Frame 1 (no input): blank canvas, image omitted
Frame 60 (the mouse pressed at the canvas centre just before this capture): blank canvas, image omitted
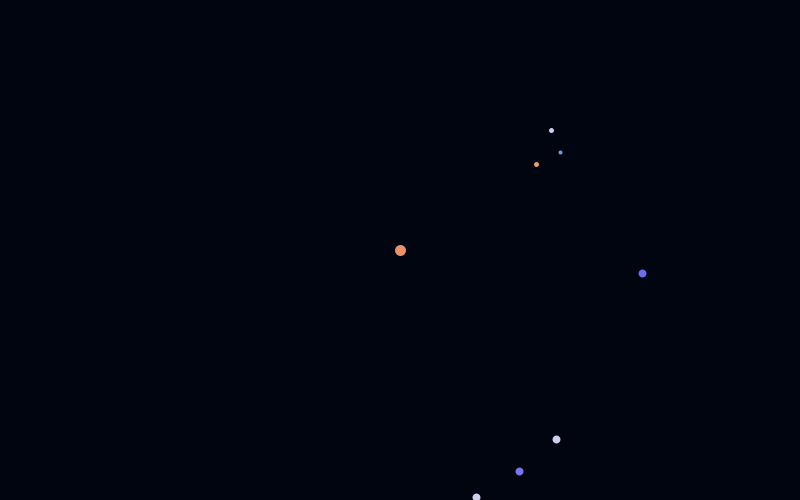
Frame 120 (the mouse held since frame 60 and released just before this capture)

The Processing sketch whose frames 1 and 60 were blank and that drew this single picture after the mouse press (run headless with seeded random() and noise(); from frame 60 on, the mouse is pressed at the canvas centre):

// Processing sketch: starfield
// ── starfield.pde
star[] stars;
color skyColor = #00050f;
int sketchWidth = 800;
int sketchHeight = 500;

void setup() {
  stars = new star[8];
  size(800, 500);
  background(skyColor);
  stars[0] = new star(400,250,8,#ff6020);
  stars[1] = new star(476,497,5,#ccccff);
  stars[2] = new star(519,471,5,#3333ff);
  stars[3] = new star(556,439,5,#ccccff);
  stars[4] = new star(642,273,5,#2222ff);
  stars[5] = new star(536,164,2,#ff7722);
  stars[6] = new star(560,152,1,#2277ff);
  stars[7] = new star(551,130,2,#ccccff);
}

void draw() {
  background(skyColor);
  
  translate(sketchWidth / 2, sketchHeight / 2);
  scale(0.5 * sketchWidth / (float)mouseX);
  translate(-sketchWidth / 2, -sketchHeight / 2);
  for(star s : stars) {
    s.render();
  }
}

void mouseClicked() {
  println(mouseX + ", " + mouseY);
  stroke(255);
  strokeWeight(5);
  point(mouseX, mouseY);
}

// ── star.pde
class star {
  color colour;
  float x = 0;
  float y = 0;
  float focus = 3;
  float twinkle = 0.2;
  float magnitude = 4;
  int age = 0;
  
  star(float posX, float posY, float size, color starColour) {
    x = posX;
    y = posY;
    colour = starColour;
    magnitude = size;
  }
  
  void render() {
    strokeWeight(abs(focus) + magnitude);
    color lerp = lerpColor(colour, #ffffff, noise(age / 20.0));
    color c = color(red(lerp), green(lerp), blue(lerp),
        128 + (128.0*((20-abs(focus))/20.0)));
    stroke(c);
    point(x,y);
    age++;
  }
}
